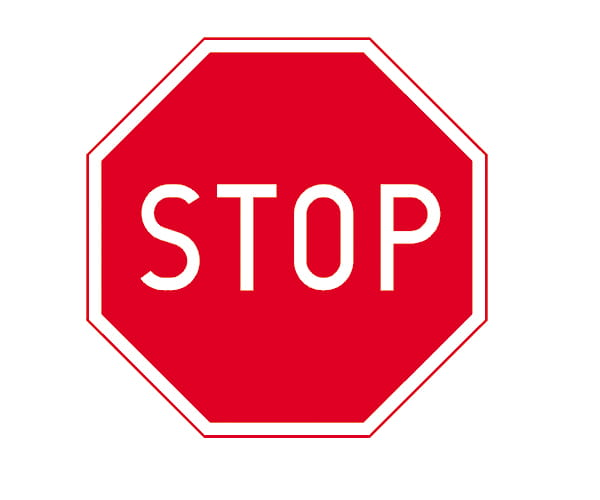
#> input picture znak.jpg, 600 x 500 px
$ python zad4.py
#> lines starting #> are read from the running program, lines starting #| are printed output that depends on the picture
import cv2

img = cv2.imread("znak.jpg")
#> img is the input picture: shape (500, 600, 3); mean B, G, R 176.3, 164.2, 243.3

cv2.imshow("Original", img)
cv2.waitKey(0)

ksizes = [5, 9, 15]
params = [(11, 21, 7), (11, 41, 21), (11, 61, 39)]

for i in range(3):
    (diameter, sigmaColor, sigmaSpace) = params[i]
    ksize = ksizes[i]

    blurred = cv2.blur(img, (ksize,ksize))
    cv2.imshow("Blur({}, {})".format(ksize,ksize), blurred)
    cv2.waitKey(0)

    blurred = cv2.GaussianBlur(img, (ksize,ksize), 0)
    cv2.imshow("GaussianBlur({}, {})".format(ksize,ksize), blurred)
    cv2.waitKey(0)

    blurred = cv2.medianBlur(img, ksize)
    cv2.imshow("medianBlur({}, {})".format(ksize,ksize), blurred)
    cv2.waitKey(0)

    blurred = cv2.bilateralFilter(img, diameter, sigmaColor, sigmaSpace)
    cv2.imshow("bilateralFilter({}, {}, {})".format(diameter, sigmaColor, sigmaSpace), blurred)
    cv2.waitKey(0)
#> this loop made 3 passes
#> pass 1, `blurred = cv2.blur(img, (ksize,ksize))`:
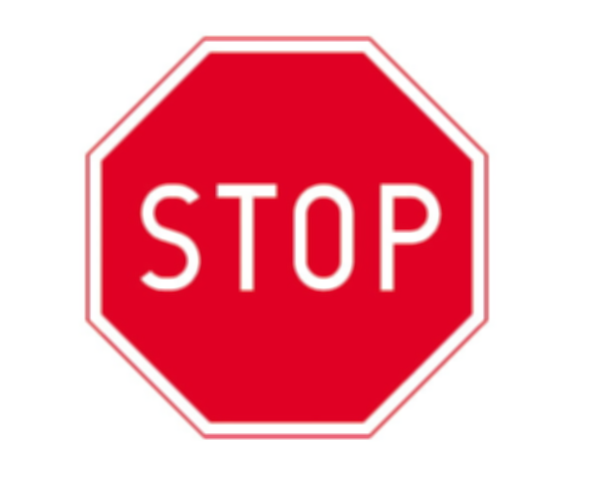
#> blurred: shape (500, 600, 3); mean B, G, R 176.3, 164.2, 243.3

# 1. Które metody najmocniej rozmywają tekst?
#    blur i GaussianBlur – szczególnie przy dużych kernalach tekst staje się nieczytelny.

# 2. Które pozwalają zachować jego czytelność?
#    medianBlur i bilateralFilter – lepiej zachowują krawędzie znaków, tekst pozostaje czytelny nawet przy większych wartościach kernela.
